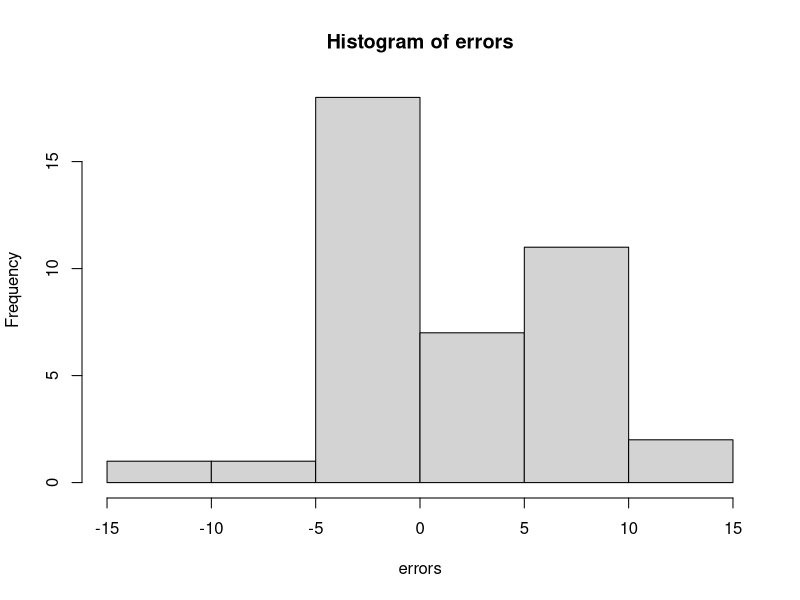
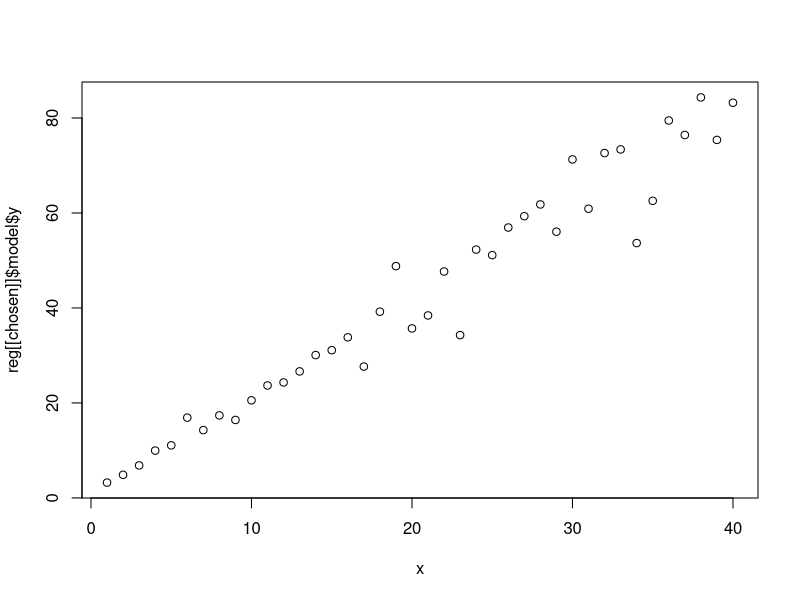
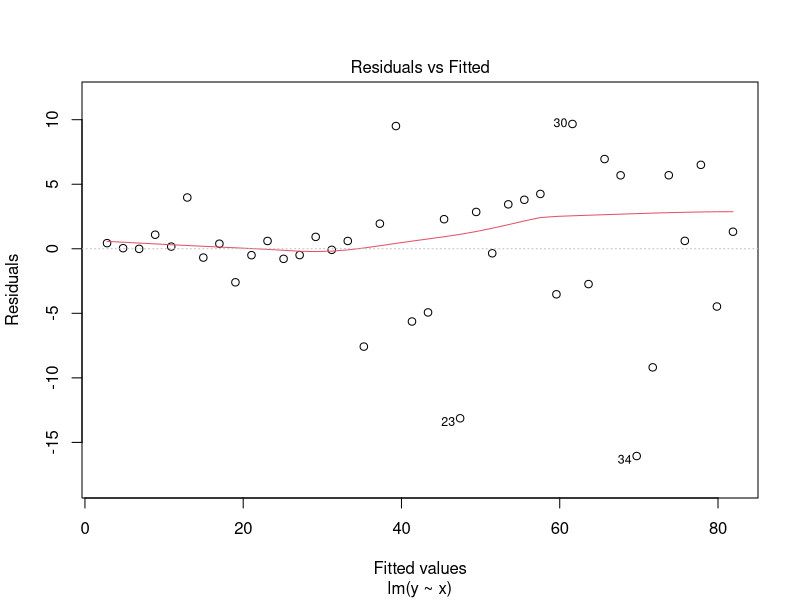
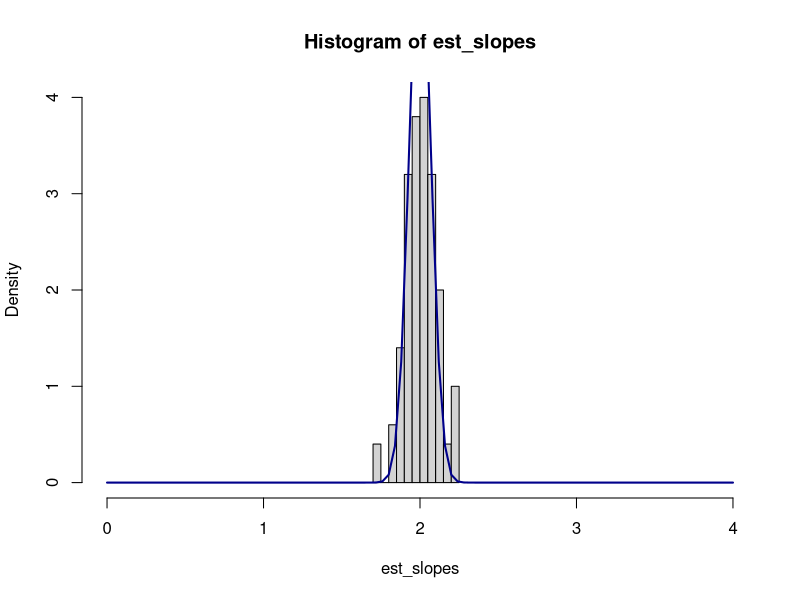

These figures' R source, in order:
#exercise 1 problem 3
require(MASS)

# (a)

n_sims <-  100
n <-  40
error_sd <- 5
set.seed(21)
beta1 <- 1
beta2 <- 2

Sigma <- toeplitz(c(seq(from = 1, to = 0, by = -0.1), rep(0, 29)))

# always the same x values
x = seq(1, n, 1)

# initialize vector with results. reg is a vector of lm result lists.
reg <- list()
est_slopes <- c()
linf <- beta1 + beta2*x
for (i in 1:n_sims) {
  # add noise to the linear function
  noise1 <- error_sd*rnorm(length(x))
  noise2 <- error_sd * (1 - rchisq(length(x), df = 1)) / sqrt(2)
  noise3 <- error_sd * rnorm(length(x), mean = x^2 / 40 - 1, sd = 1)
  noise4 <- error_sd * mvrnorm(n = 1, mu = rep(0, length(x)), Sigma = Sigma)
  noise5 <- error_sd * rnorm(length(x), mean = 0, sd = x / 20)
  
  errors <- noise5
  
  y <- linf + errors
  curr_reg <- lm(y ~ x)
  reg[[i]] <- curr_reg
  est_slopes <- c(est_slopes, curr_reg$coefficients[2])
}

# get an impression of the error distribution
hist(errors)
mean(errors)
var(errors)

# plot one simulated response
chosen <- 1
summary(curr_reg)
plot(x, reg[[chosen]]$model$y)
plot(reg[[chosen]], which = 1)

# (b)
emp_mean_betahat2 <- mean(est_slopes)
emp_sd_betahat2 <- sd(est_slopes)

# (c)
x_matrix <- model.matrix(y ~ x)
var_betahat <- solve(t(x_matrix) %*% x_matrix, error_sd**2 * diag(nrow = 2))
var_betahat2 <- var_betahat[2, 2]
sd_betahat2 <- sqrt(var_betahat2)

# (d)
hist(est_slopes, freq = FALSE, xlim = c(0,4))
curve(dnorm(b, mean=beta2, sd=sd_betahat2), xname = "b", add = TRUE, col="darkblue", lwd=2)
